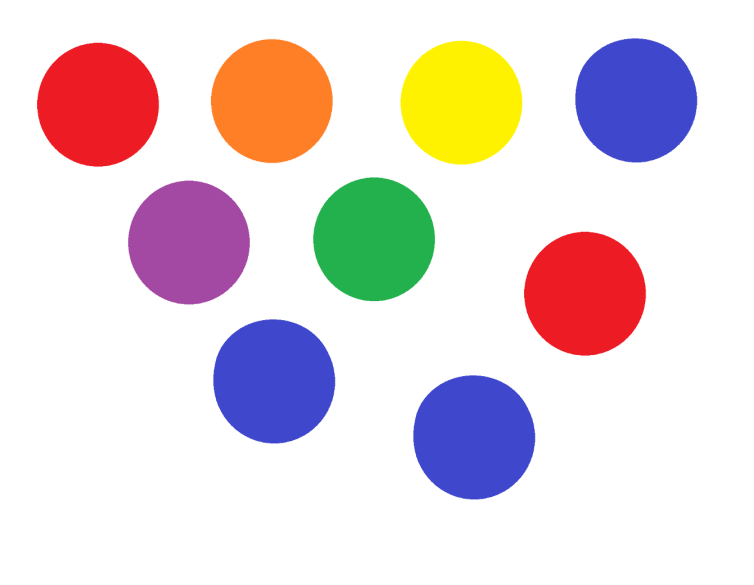
#> input picture circles.png, 754 x 585 px
$ python citraDigital2.py
#> lines starting #> are read from the running program, lines starting #| are printed output that depends on the picture; after the words box and inside, x2 and y2 are one past the last pixel; in counts of white or black regions, pixels touching at a corner belong together
import cv2
import numpy as np

img = cv2.imread('circles.png', 1)
#> img is the input picture: shape (585, 754, 3); mean B, G, R 219.3, 217.2, 230
hsv = cv2.cvtColor(img, cv2.COLOR_RGB2HSV)
#> hsv: shape (585, 754, 3); mean H, S, V 17.8, 48.2, 245.4
lower_range = np.array([30, 150, 50], dtype=np.uint8)
upper_range = np.array([255, 255, 180], dtype=np.uint8)
mask = cv2.inRange(hsv, lower_range, upper_range)
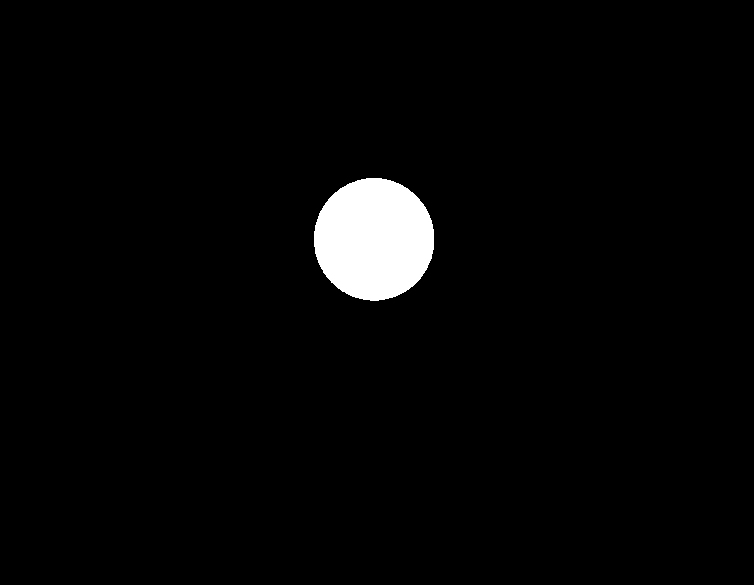
#> mask: shape (585, 754); 2.6% white; 1 white region, box (x1, y1, x2, y2) and area: (314, 178, 434, 301) 11587
res = cv2.bitwise_and(img,img, mask= mask)
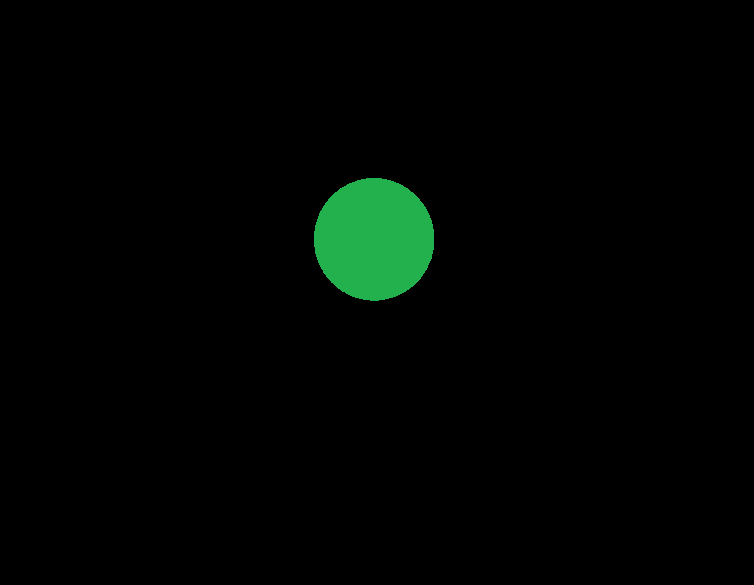
#> res: shape (585, 754, 3); mean B, G, R 2, 4.6, 0.9

#cv2.imshow('mask',mask)
#cv2.imshow('image', img)

cv2.imshow('mask',mask)

cv2.imshow('image', img)

cv2.imshow('res', res)

while(1):
  k = cv2.waitKey(0)
#> (key Esc is pressed here)
  if(k == 27):
    break

cv2.destroyAllWindows()
